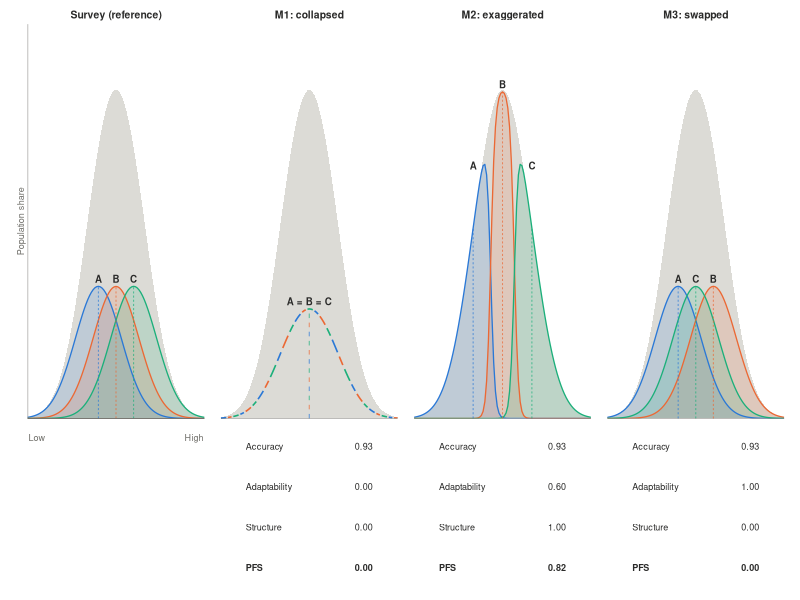

Recreate this plot in R. (Note: this script raises an error after producing the figure.)

## Program:   fig_pfs_toy.R
## Task:      Stylized Population Fidelity example (Figure 1) and the
##            values reported in the toy-example appendix.
##
## Input:     -
## Output:    figures/stylized_example/fig_pfs_toy.pdf (run from repo root)
##
## Project:   LLM population fidelity
## Author:    Martin Lukk / 2026-09-25 (created)

# 0. Program Setup --------------------------------------------------------
library(tidyverse)
library(patchwork)
library(ggtext)

group_colors <- c(A = "#2a78d6", B = "#eb6834", C = "#1baf7a")
pooled_fill  <- "#dcdbd6"
ink          <- "#2b2b2a"
ink_muted    <- "#6f6e69"

# Opinion scale: 0-10 in steps of 0.1, i.e. K = 101 ordered response options
K <- 101
x <- seq(0, 10, length.out = K)

# nEMD (Equation 1): L1 distance between CDFs, divided by K - 1
nemd <- function(p, q) sum(abs(cumsum(p - q))[-length(p)]) / (length(p) - 1)

make_dist <- function(mu, sd) {
  d <- dnorm(x, mu, sd)
  d / sum(d)
}

# Reassign the respondents in p to three groups with weights
# w_g(x) ∝ exp(-(x - c_g)^2 / (2 tau^2)), normalized over groups at each x,
# with centres (mean - offset, mean, mean + offset). The offset is the
# positive root at which each group receives exactly one third of
# respondents, so the groups average back to p exactly. (offset = 0 is a
# trivial root that reproduces the pooled distribution; the bracket excludes
# it.) Smaller tau = sharper sorting.
sharpen_groups <- function(p, tau) {
  mid <- sum(x * p)
  weights <- function(offset) {
    w <- sapply(mid + c(-offset, 0, offset), \(c_g) exp(-(x - c_g)^2 / (2 * tau^2)))
    w / rowSums(w)
  }
  offset <- uniroot(\(o) sum(p * weights(o)[, 2]) - 1 / 3, c(0.01, 5),
                    tol = .Machine$double.eps)$root
  w <- weights(offset)
  list(offset = offset, dists = map(1:3, \(g) 3 * p * w[, g]))
}

# Pairwise distances in pair order (AB, AC, BC). Pairs that are equal by
# mirror symmetry differ by ~1e-16 in floating point; rounding to 10
# decimals restores those exact ties before ranking (without it, Spearman
# rho for M2 and M3 changes and PFS_M3 becomes positive).
pair_dists <- function(dists) round(combn(dists, 2, \(d) nemd(d[[1]], d[[2]])), 10)

pfs_metrics <- function(s, m) {
  E    <- mean(map2_dbl(s, m, nemd))
  d_s  <- pair_dists(s)
  d_m  <- pair_dists(m)
  A    <- median(d_m) / median(d_s)
  rho  <- if (sd(d_m) == 0) NA_real_ else cor(d_s, d_m, method = "spearman")
  S_acc    <- 1 - E
  S_adapt  <- if (A == 0) 0 else min(A, 1 / A)
  S_struct <- if (is.na(rho)) 0 else max(0, rho)
  tibble(
    E, S_acc, A, S_adapt, rho, S_struct,
    S_center = 1 - nemd(reduce(s, `+`) / length(s), reduce(m, `+`) / length(m)),
    PFS      = (S_acc * S_adapt * S_struct)^(1 / 3)
  )
}

# 1. Create Hypothetical Data ---------------------------------------------
groups <- c("A", "B", "C")
survey <- map(c(A = 4, B = 5, C = 6), make_dist, sd = 1.3)
pooled <- reduce(survey, `+`) / 3

exaggerated <- sharpen_groups(pooled, tau = 0.4)

models <- list(
  "M1: collapsed"   = rep(list(pooled), 3),
  "M2: exaggerated" = exaggerated$dists,
  "M3: swapped"     = survey[c("A", "C", "B")]
) |>
  map(\(m) set_names(m, groups))

# 2. Calculate Metrics ----------------------------------------------------
# The ties the structure scores rely on (see pair_dists)
d_survey <- pair_dists(survey)
d_m2     <- pair_dists(models$`M2: exaggerated`)
d_m3     <- pair_dists(models$`M3: swapped`)
stopifnot(
  d_survey[1] == d_survey[3],  # survey: AB = BC
  d_m2[1] == d_m2[3],          # M2: AB = BC
  d_m3[2] == d_m3[3]           # M3: AC = BC
)

dist_sd <- function(p) sqrt(sum((x - sum(x * p))^2 * p))

metrics <- map(models, \(m) pfs_metrics(survey, m)) |>
  list_rbind(names_to = "panel")

cell_errors <- map(models, \(m) map2_dbl(survey, m, nemd)) |>
  map(\(e) tibble(group = groups, error = e)) |>
  list_rbind(names_to = "panel")

pairwise <- c(list(Survey = survey), models) |>
  map(\(d) tibble(pair = c("AB", "AC", "BC"), dist = pair_dists(d))) |>
  list_rbind(names_to = "panel")

group_summaries <- c(list(Survey = survey), models) |>
  map(\(d) tibble(group = groups, mean = map_dbl(d, \(p) sum(x * p)), sd = map_dbl(d, dist_sd))) |>
  list_rbind(names_to = "panel")

# Values reported in the appendix
cat("M2 sorting: tau = 0.4, c =", round(exaggerated$offset, 4), "\n")
print(metrics, width = Inf)
print(cell_errors |> pivot_wider(names_from = group, values_from = error))
print(pairwise |> pivot_wider(names_from = pair, values_from = dist))
print(group_summaries, n = Inf)

# 3. Plot Hypothetical Data -----------------------------------------------
# Component scores below each model panel, one row per score
score_table <- function(scores) {
  rows <- tibble(
    label = c("Accuracy", "Adaptability", "Structure", "PFS"),
    value = sprintf("%.2f", c(scores$S_acc, scores$S_adapt, scores$S_struct, scores$PFS)),
    y     = c(4, 3, 2, 1),
    face  = c("plain", "plain", "plain", "bold")
  )
  ggplot(rows) +
    geom_text(aes(0.14, y, label = label, fontface = face), hjust = 0,
              size = 6.5 / .pt, color = ink, family = "Helvetica") +
    geom_text(aes(0.86, y, label = value, fontface = face), hjust = 1,
              size = 6.5 / .pt, color = ink, family = "Helvetica") +
    scale_x_continuous(limits = c(0, 1), expand = c(0, 0)) +
    scale_y_continuous(limits = c(0.45, 4.55), expand = c(0, 0)) +
    theme_void()
}

# Scale ends, placed in the empty cell below the survey panel
scale_labels <- ggplot() +
  annotate("text", x = c(0.05, 9.95), y = 4.3, label = c("Low", "High"),
           hjust = c(0, 1), vjust = 1,
           size = 6.5 / .pt, color = ink_muted, family = "Helvetica") +
  scale_x_continuous(limits = c(0, 10), expand = c(0, 0)) +
  scale_y_continuous(limits = c(0.45, 4.55), expand = c(0, 0)) +
  theme_void() +
  theme(plot.margin = margin(2, 6, 2, 6))

# Each group is drawn at its one-third share of respondents, so the group
# curves add up to the pooled (gray) distribution in every panel
to_curves <- function(dists) {
  imap(dists, \(p, g) tibble(group = g, x = x, y = p / 3)) |>
    list_rbind()
}

# Coincident curves (M1) are drawn as one line of alternating colored dashes
dash_curves <- function(curves, dash = 0.35) {
  curves |>
    mutate(seg = floor(x / dash)) |>
    filter(seg %% 3 == match(group, groups) - 1) |>
    mutate(run = str_c(group, seg))
}

y_top <- max(pooled) * 1.2

plot_panel <- function(dists, title, collapsed = FALSE, y_label = NULL) {
  curves <- to_curves(dists)
  envelope <- tibble(x = x, y = pooled)
  means <- tibble(group = groups, mean = map_dbl(dists, \(p) sum(x * p))) |>
    mutate(height = map2_dbl(group, mean, \(g, m) approx(x, dists[[g]] / 3, m)$y))
  if (collapsed) {
    # Coincident means (M1) share one line whose dashes alternate in color
    step <- means$height[1] / 12
    means <- tibble(group = rep(groups, length.out = 12), mean = means$mean[1],
                    y0 = (0:11) * step, height = y0 + 0.5 * step, linetype = "solid")
  } else {
    means <- means |> mutate(y0 = 0, linetype = "22")
  }

  # Label each group at its mean, just above the highest point of its curve
  # within 0.5 of the mean
  labels <- curves |>
    group_by(group) |>
    summarise(
      xm = sum(x * y) / sum(y),
      ym = max(y[abs(x - xm) <= 0.5]),
      .groups = "drop"
    )
  if (collapsed) {
    labels <- tibble(group = "A = B = C", xm = 5, ym = max(curves$y))
  }

  line_layer <- if (collapsed) {
    geom_line(data = dash_curves(curves), aes(x, y, color = group, group = run),
              linewidth = 0.55, lineend = "butt")
  } else {
    geom_line(data = curves, aes(x, y, color = group), linewidth = 0.45)
  }

  p <- ggplot() +
    geom_area(data = envelope, aes(x, y), fill = pooled_fill) +
    geom_area(data = curves, aes(x, y, fill = group), position = "identity",
              alpha = if (collapsed) 0 else 0.16) +
    line_layer +
    # Group means: faint dashed line from the baseline to each curve
    geom_segment(data = means, aes(x = mean, xend = mean, y = y0, yend = height,
                                   color = group, linetype = linetype),
                 linewidth = 0.35, alpha = 0.7, lineend = "butt") +
    scale_linetype_identity() +
    annotate("segment", x = 0, xend = 10, y = 0, yend = 0,
             color = ink_muted, linewidth = 0.3) +
    geom_text(data = labels, aes(xm, ym, label = group),
              vjust = -0.45, size = 7 / .pt, fontface = "bold", color = ink,
              family = "Helvetica") +
    scale_fill_manual(values = group_colors, guide = "none") +
    scale_color_manual(values = group_colors, guide = "none") +
    scale_x_continuous(limits = c(0, 10), expand = c(0, 0)) +
    scale_y_continuous(limits = c(0, y_top), expand = c(0, 0)) +
    labs(title = title) +
    theme_void(base_family = "Helvetica", base_size = 7) +
    theme(
      plot.title   = element_text(face = "bold", size = 7.5, hjust = 0.5, color = ink,
                                  margin = margin(b = 2)),
      plot.margin  = margin(2, 6, 2, 6)
    )

  if (!is.null(y_label)) {
    p <- p +
      annotate("segment", x = 0, xend = 0, y = 0, yend = y_top,
               color = ink_muted, linewidth = 0.3) +
      labs(y = y_label) +
      theme(axis.title.y = element_text(angle = 90, size = 6.5, color = ink_muted,
                                        margin = margin(r = 2)))
  }
  p
}

p_survey <- plot_panel(survey, "Survey (reference)", y_label = "Population share")
p_models <- imap(models, \(m, name) {
  plot_panel(m, name, collapsed = str_detect(name, "collapsed"))
})
p_scores <- map(split(metrics, metrics$panel)[names(models)], score_table)

p_toy <- wrap_plots(c(list(p_survey), p_models, list(scale_labels), p_scores),
                    nrow = 2, heights = c(1, 0.42))

# Base pdf() rather than cairo_pdf: Pango rounds glyph advances at these small
# sizes, which spaces letters unevenly ("swapp ed"). Base pdf() uses the
# Helvetica AFM metrics with kerning; embedFonts() (Ghostscript) then embeds
# the fonts for submission.
out_dir <- file.path("figures", "stylized_example")
dir.create(out_dir, recursive = TRUE, showWarnings = FALSE)
pdf_path <- file.path(out_dir, "fig_pfs_toy.pdf")
ggsave(pdf_path, p_toy, device = pdf, width = 5.5, height = 1.6, units = "in")
embedFonts(pdf_path, options = "-dPDFSETTINGS=/prepress -dEmbedAllFonts=true")
